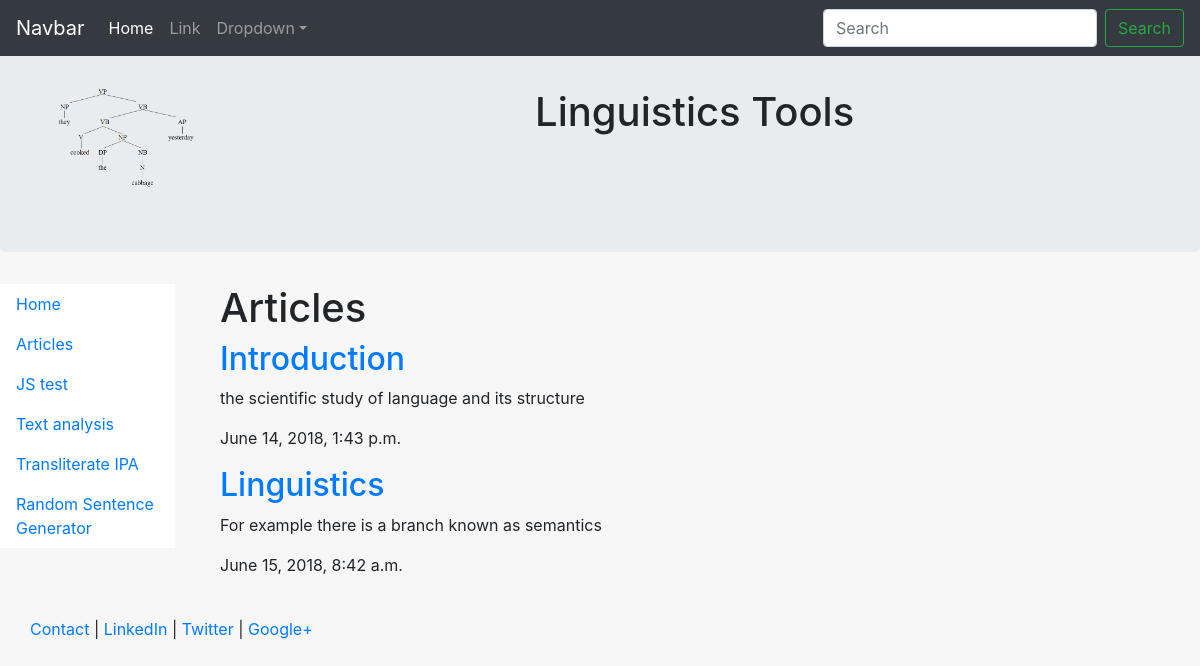
The app's page /articles/ with its own data.
### articles/models.py (models this page shows, shortened)
class Article(models.Model):
    title = models.CharField(max_length = 100)
    slug = models.SlugField()
    body = models.TextField()
    date = models.DateTimeField(auto_now_add=True)
    def snippet(self):
        return self.body[:50]

### articles/views.py (the view)
def article_list(request):
    articles = Article.objects.all().order_by("date")
    return render(request, 'articles/article_list.html', {'articles':articles})

### articles/templates/articles/article_list.html
{% extends 'base_layout.html' %}
{% block content %}
    <h1> Articles </h1>
    <div class = "articles">
      {% for article in articles %}
       <div class = "article">
        <h2> <a href="{% url 'articles:detail' slug=article.slug %}"> {{ article.title }} </a> </h2>
        <p> {{article.snippet}} </p>
        <p> {{article.date}} </p>
       </div>
      {% endfor %}
    </div>
{% endblock %}

### templates/base_layout.html (style rules this page uses)
html, body { height:100% }

### records on screen
Article: title "Introduction", snippet "the scientific study of language and its structure", date "June 14, 2018, 1:43 p.m."
Article: title "Linguistics", snippet "For example there is a branch known as semantics", date "June 15, 2018, 8:42 a.m."
